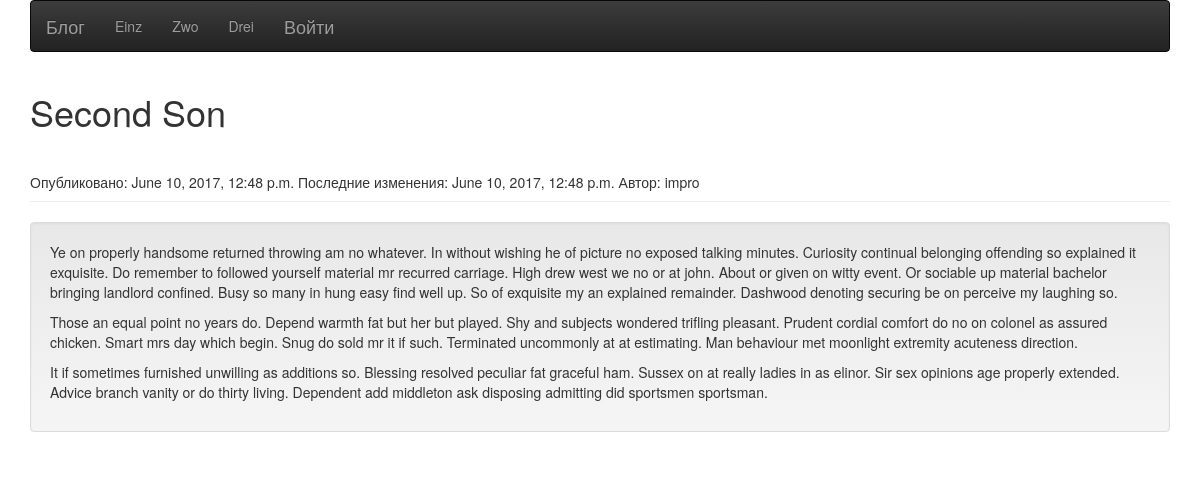
Page /2/ on the committed database.
### polls/models.py (models this page shows)
class Page(models.Model):
	ptitle = models.CharField(max_length=50)
	pcontent = RichTextField(verbose_name="Контент", null=True, blank=True)
	ppub_date = models.DateTimeField('Дата публикации')
	pchange_date = models.DateTimeField('Дата изменения')

class Post(models.Model):
	title = models.CharField(max_length=50)
	preview = models.CharField(max_length=300)
	content = RichTextField(verbose_name="Контент", null=True, blank=True)
	pub_date = models.DateTimeField('Дата публикации')
	change_date = models.DateTimeField('Дата изменения')
	author = models.ForeignKey('auth.User')

### polls/views.py (the view)
# urls.py: url(r'^(?P<post_id>[0-9]+)/$', views.detail, name='detail'),
def detail(request, post_id):
	post = get_object_or_404(Post, pk=post_id)
	latest_page_list = Page.objects.order_by('-ppub_date')[::-1]
	return render(request, 'polls/detail.html', {'post': post, 'latest_page_list': latest_page_list})

### polls/templates/polls/detail.html
<link rel="stylesheet" href="//netdna.bootstrapcdn.com/bootstrap/3.3.2/css/bootstrap.min.css">
<link rel="stylesheet" href="//netdna.bootstrapcdn.com/bootstrap/3.3.2/css/bootstrap-theme.min.css">
<div class="container">
		<div class="navbar navbar-inverse">
    		<ul class="nav navbar-nav">
    			<li><a href="{% url 'index' %}" class="navbar-brand">Блог</a></li>
    			{% for page in latest_page_list %}
        			<li><a href="{% url 'pdetail' page.id %}" class="blog-nav-item">{{ page.ptitle }}</a></li>
    			{% endfor %}
    			<li><a href="/admin/"  class="navbar-brand">Войти</a></li>
    		</ul>
    	</div>
    </div>
<div class="container">
	<div><h1>{{ post.title }}</h1></div>
	<div class="page-header">Опубликовано: {{ post.pub_date }} Последние изменения: {{ post.change_date }} Автор: {{ post.author }}</div>
	<div class="well">{{ post.content | safe }}</div>
</div>

### rows in the picture
Page: ptitle "Einz"
Page: ptitle "Zwo"
Page: ptitle "Drei"
Post: title "Second Son", pub_date "June 10, 2017, 12:48 p.m.", change_date "June 10, 2017, 12:48 p.m.", author "impro", content "Ye on properly handsome returned throwing am no whatever. In without wishing he of picture no exposed talking minutes. Curiosity continual belonging offending so explained it exquisite. Do remember to followed yourself material mr recurred carriage. High drew west we no or at john. About or given on witty event. Or sociable up material bachelor bringing landlord confined. Busy so many in hung easy find well up. So of exquisite my an explained remainder. Dashwood denoting securing be on perceive my laughing so. Those an equal point no years do. Depend warmth fat but her but played. Shy and subjects wondered trifling pleasant. Prudent cordial comfort do no on colonel as assured chicken. Smart…"
